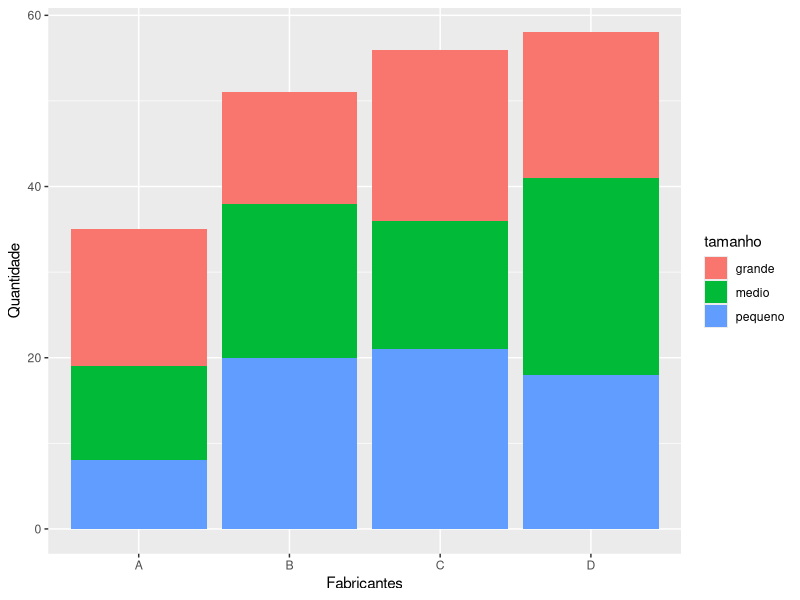
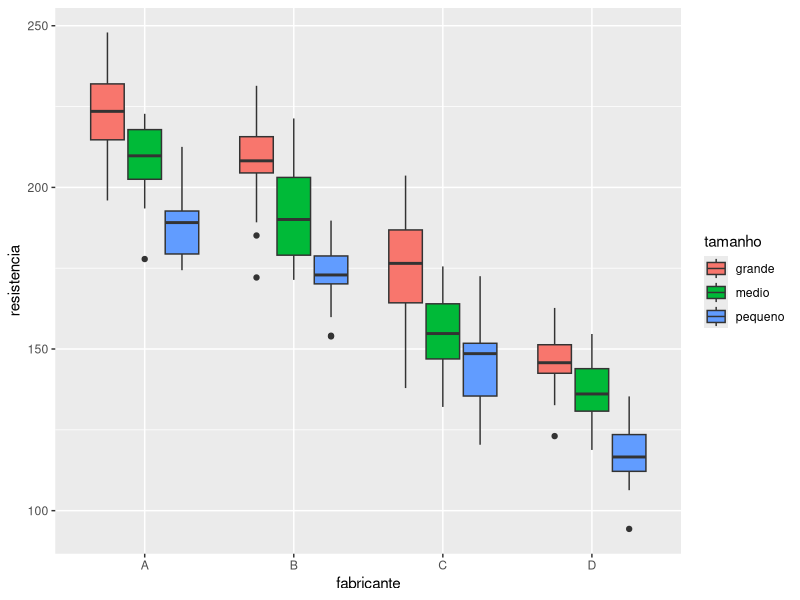
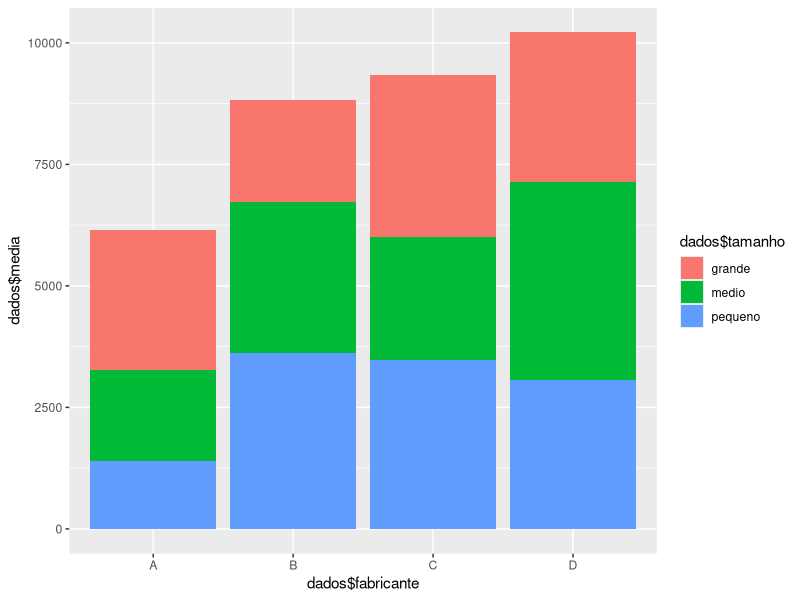
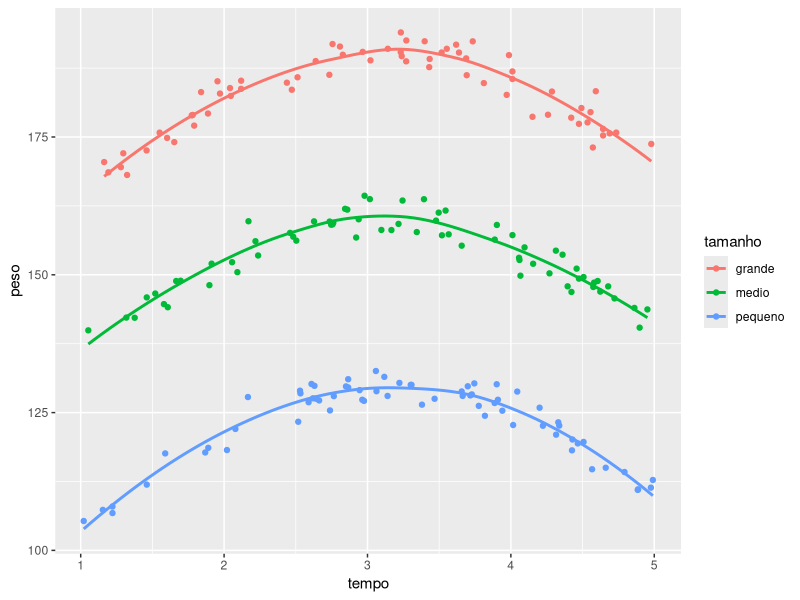
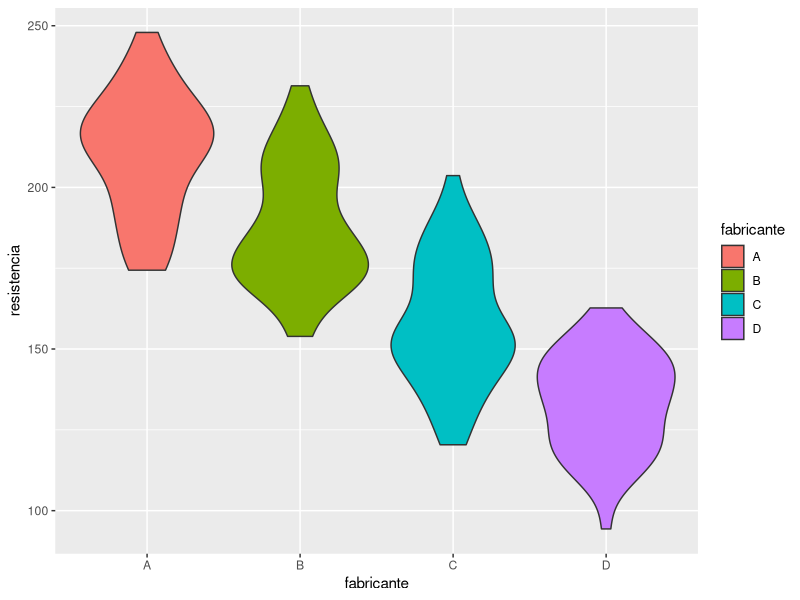

Write the R code that produced these figures, in order.
dados=read.csv('dados1.csv', sep = ',',dec='.',header = T)

install.packages("ggplot2")
library(ggplot2)

####ex1####
ggplot(dados,aes(x=fabricante,fill=tamanho))+geom_bar()+labs(x= 'Fabricantes',y= 'Quantidade')

####ex2####
ggplot(dados,aes(y=resistencia,x=fabricante,fill=tamanho))+geom_boxplot()


####ex3####
dados$media =tapply(dados$resistencia,dados$fabricante,mean)

ggplot(dados,aes(dados$fabricante,dados$media,fill=dados$tamanho))+geom_col()

####ex4####
ggplot(dados,aes(x=tempo,y=peso,color=tamanho))+geom_point()+geom_smooth(se = F)

####ex5####
ggplot(dados,aes(fabricante,resistencia,fill=fabricante))+geom_violin()
